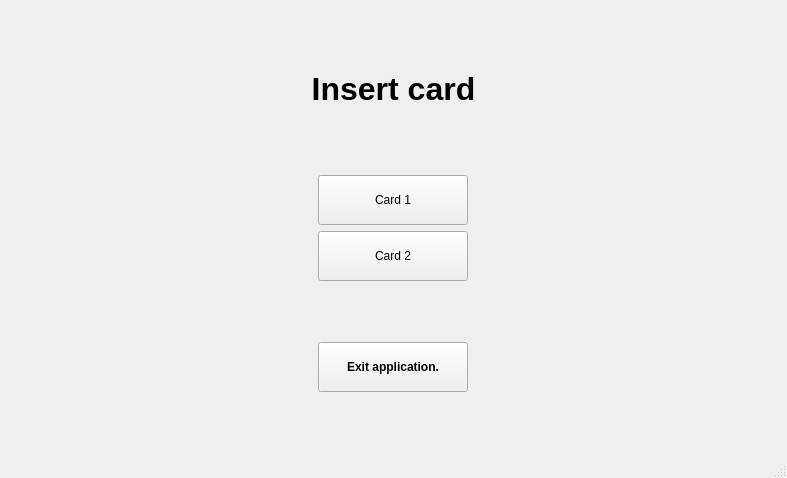
<?xml version="1.0" encoding="UTF-8"?>
<ui version="4.0">
 <class>MainWindow</class>
 <widget class="QMainWindow" name="MainWindow">
  <property name="geometry">
   <rect>
    <x>0</x>
    <y>0</y>
    <width>787</width>
    <height>478</height>
   </rect>
  </property>
  <property name="minimumSize">
   <size>
    <width>245</width>
    <height>177</height>
   </size>
  </property>
  <property name="windowTitle">
   <string>MainWindow</string>
  </property>
  <widget class="QWidget" name="centralwidget">
   <layout class="QVBoxLayout" name="verticalLayout_3">
    <item>
     <widget class="QLabel" name="label">
      <property name="font">
       <font>
        <pointsize>24</pointsize>
        <weight>75</weight>
        <bold>true</bold>
       </font>
      </property>
      <property name="text">
       <string>Insert card</string>
      </property>
      <property name="scaledContents">
       <bool>false</bool>
      </property>
      <property name="alignment">
       <set>Qt::AlignCenter</set>
      </property>
      <property name="wordWrap">
       <bool>true</bool>
      </property>
     </widget>
    </item>
    <item alignment="Qt::AlignHCenter">
     <widget class="QPushButton" name="pushButton_2">
      <property name="sizePolicy">
       <sizepolicy hsizetype="Maximum" vsizetype="Maximum">
        <horstretch>0</horstretch>
        <verstretch>0</verstretch>
       </sizepolicy>
      </property>
      <property name="minimumSize">
       <size>
        <width>150</width>
        <height>50</height>
       </size>
      </property>
      <property name="text">
       <string>Card 1</string>
      </property>
     </widget>
    </item>
    <item alignment="Qt::AlignHCenter">
     <widget class="QPushButton" name="pushButton">
      <property name="sizePolicy">
       <sizepolicy hsizetype="Maximum" vsizetype="Maximum">
        <horstretch>0</horstretch>
        <verstretch>0</verstretch>
       </sizepolicy>
      </property>
      <property name="minimumSize">
       <size>
        <width>150</width>
        <height>50</height>
       </size>
      </property>
      <property name="text">
       <string>Card 2</string>
      </property>
     </widget>
    </item>
    <item alignment="Qt::AlignHCenter|Qt::AlignVCenter">
     <widget class="QPushButton" name="exitApp">
      <property name="sizePolicy">
       <sizepolicy hsizetype="Maximum" vsizetype="Maximum">
        <horstretch>0</horstretch>
        <verstretch>0</verstretch>
       </sizepolicy>
      </property>
      <property name="minimumSize">
       <size>
        <width>150</width>
        <height>50</height>
       </size>
      </property>
      <property name="font">
       <font>
        <pointsize>9</pointsize>
        <weight>75</weight>
        <bold>true</bold>
       </font>
      </property>
      <property name="layoutDirection">
       <enum>Qt::LeftToRight</enum>
      </property>
      <property name="text">
       <string>Exit application.</string>
      </property>
      <property name="flat">
       <bool>false</bool>
      </property>
     </widget>
    </item>
   </layout>
  </widget>
  <widget class="QMenuBar" name="menubar">
   <property name="geometry">
    <rect>
     <x>0</x>
     <y>0</y>
     <width>787</width>
     <height>25</height>
    </rect>
   </property>
  </widget>
  <widget class="QStatusBar" name="statusbar"/>
 </widget>
 <resources/>
 <connections/>
</ui>
